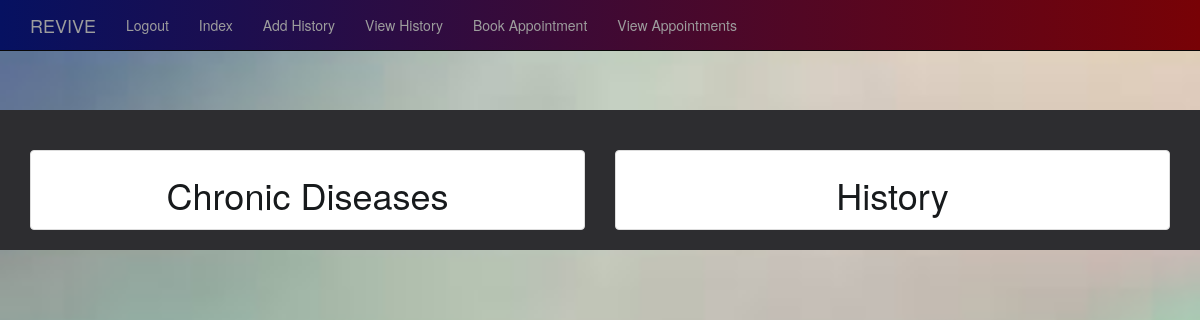
Before: /viewhistory (signed in) with the older database file.
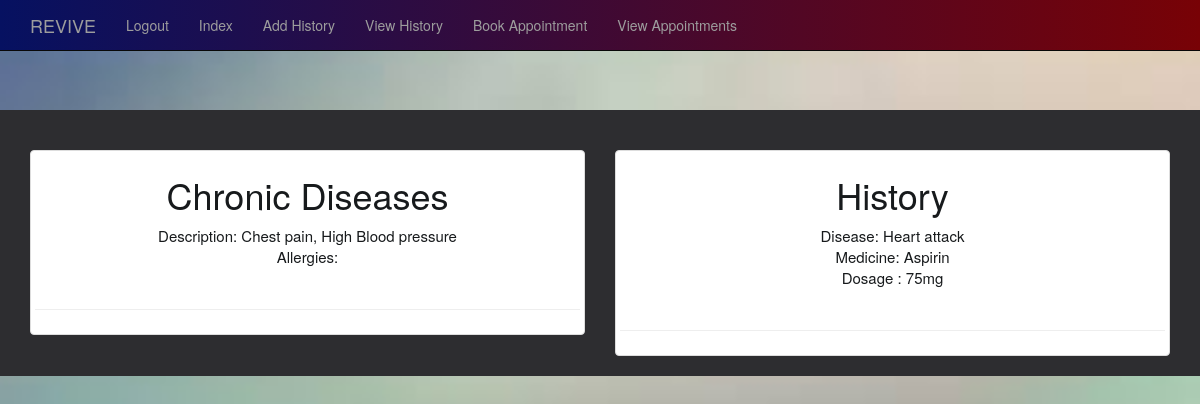
After: the same page with the newer database file.
### app.py (models this page shows)
class History(db.Model):
    id = db.Column(db.Integer, primary_key=True)
    desc = db.Column(db.String(50))
    allergy = db.Column(db.String(50))
    date_created = db.Column(db.DateTime, default=datetime.utcnow)
    created_by = db.Column(db.Integer, db.ForeignKey('patient.id'))

class Medication(db.Model):
    id = db.Column(db.Integer, primary_key=True)
    disease = db.Column(db.String(25))
    med = db.Column(db.String(15))
    dos = db.Column(db.String(20))
    created_by = db.Column(db.Integer, db.ForeignKey('patient.id'))

### app.py (the view)
@app.route('/viewhistory')
def viewhistory():
    id = session['patient']
    print(id)
    diseases = History.query.filter_by(created_by=id).all()
    medicines = Medication.query.filter_by(created_by=id).all()
    return render_template('viewhistory.html', diseases=diseases, medicines=medicines)

### templates/viewhistory.html (shortened to what this page needs)
{% extends 'pbase.html' %}
{% block body %}
<!DOCTYPE html>
<html lang="en">
<head>
    <link rel="stylesheet" href="https://maxcdn.bootstrapcdn.com/bootstrap/3.4.1/css/bootstrap.min.css">
</head>
<body>
  <br><br>
<div class="bg-1">
  <br><br>
  <div class="container">
    <div class="row text-center">
      <div class="col-sm-6">
        <div class="thumbnail" style="text-decoration:none !important; color:#171a1c !important; font-size:15px">
            <h1> Chronic Diseases</h1>
            {% for h in  diseases %}
            Description: {{h.desc}}<br>
            Allergies: {{h.allergy}}
            <br><br>
            <hr>
            {% endfor %}
        </div>
      </div>
      <div class="col-sm-6" >
        <div class="thumbnail" style="text-decoration:none !important; color:#171a1c !important; font-size:15px">
         <h1> History</h1>
         {% for h in medicines %}
          Disease: {{h.disease}}<br>
          Medicine: {{h.med}}<br>
          Dosage : {{h.dos}}
          <br><br>
          <hr>
          {% endfor %}
        </div>
      </div>
    </div>
  </div>
</div>
</body>
</html>
{% endblock %}

Changed rows visible on the page:
now on this page (row edited): History: desc "Chest pain, High Blood pressure"
now on this page (row edited): Medication: disease "Heart attack", med "Aspirin", dos "75mg"
